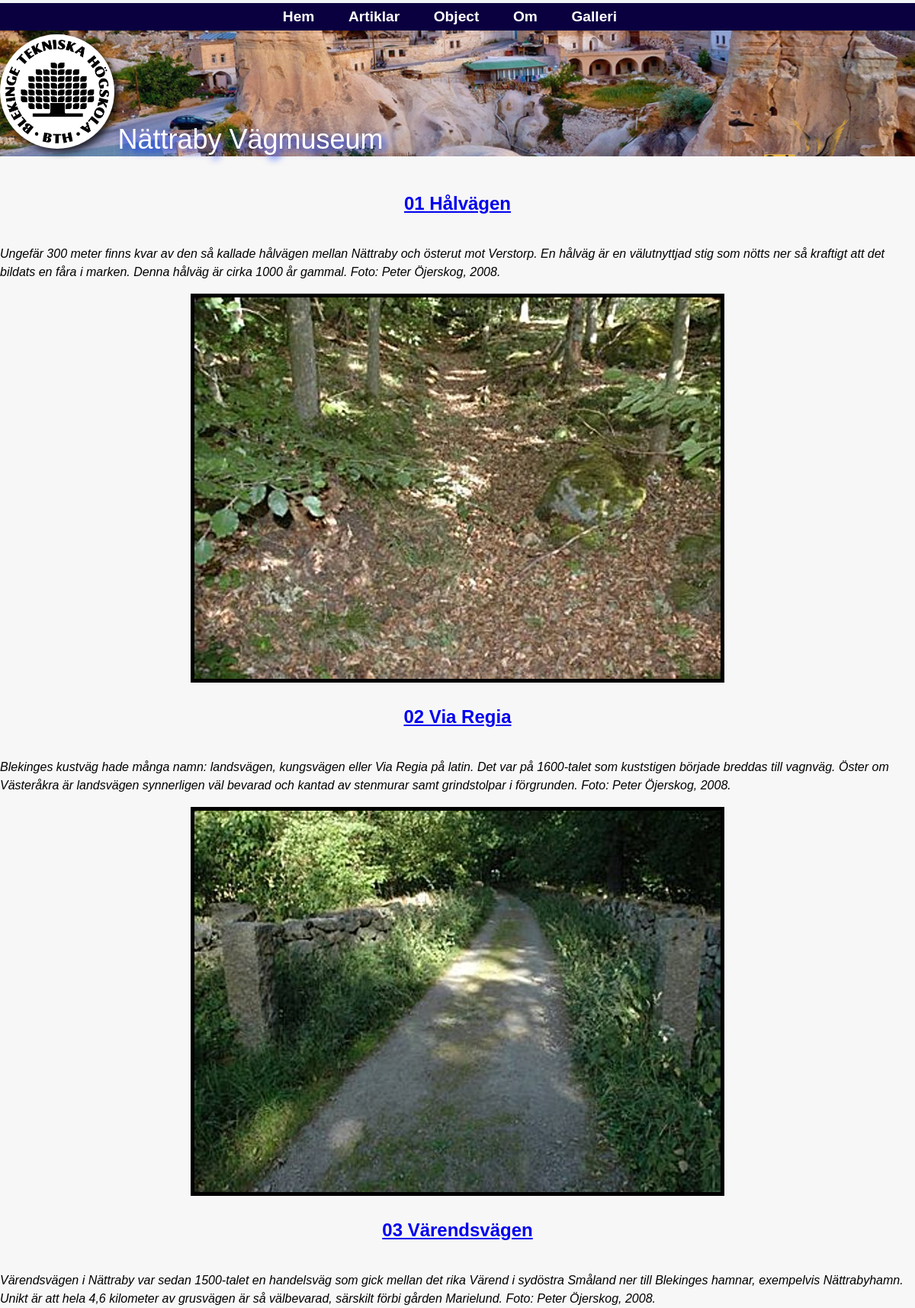
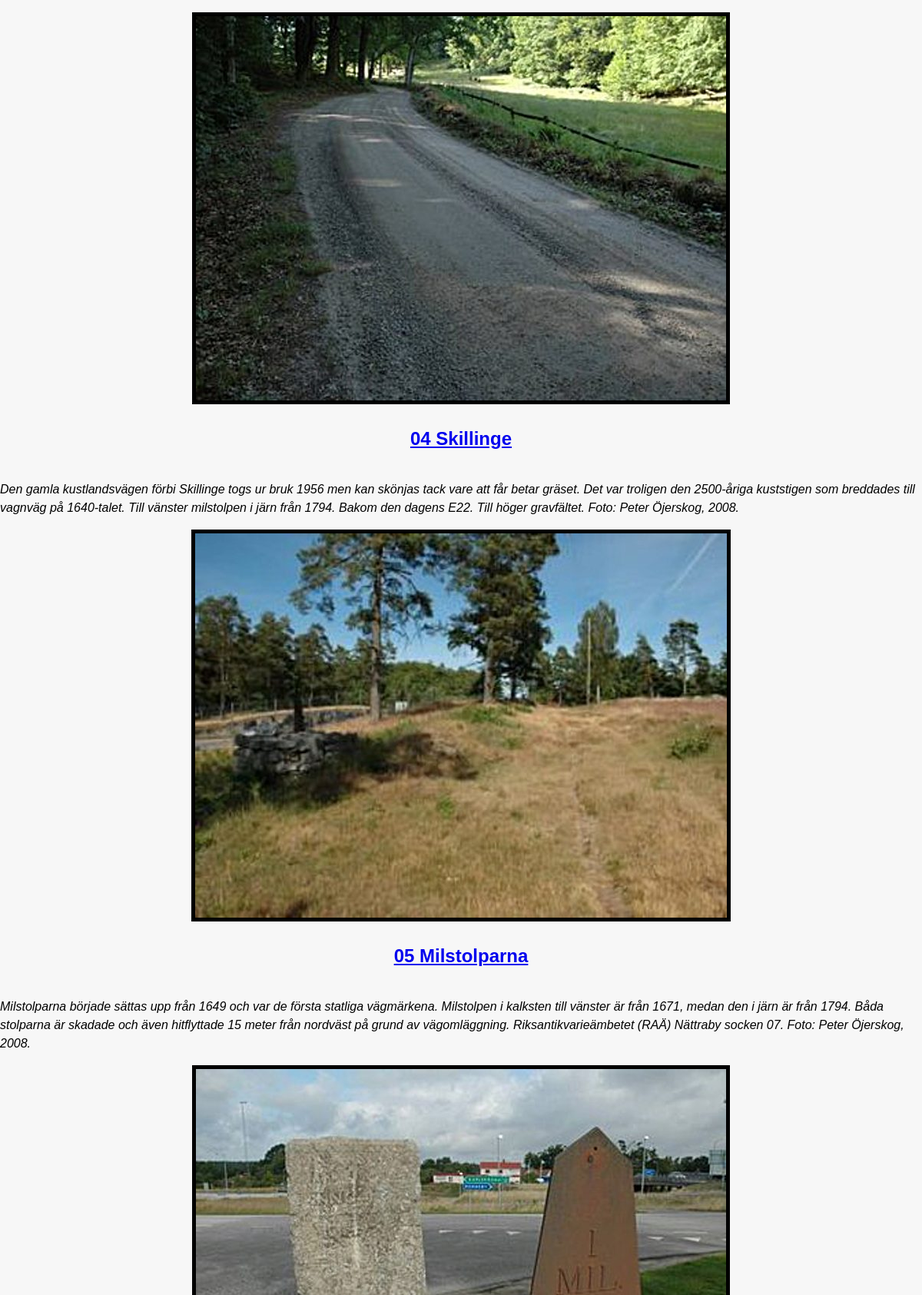
The page /public/object.php (upper part) on the database its author committed (2 pictures, top to bottom).
### tables this page shows
CREATE TABLE object(
    id INTEGER PRIMARY KEY NOT NULL,
    name TEXT,
    title TEXT,
    data TEXT,
    author TEXT,
    gps TEXT,
    mapImage TEXT,
    image1 TEXT,
    image1Alt TEXT,
    image1Text,
    TEXT,
    image2 TEXT,
    image2Alt TEXT,
    image2Text TEXT
);

### public/object.php (the view, shortened to what this page needs)
<?php
include('../view/header.php');
?><br>
<?php
    $fileName="../pdo/db/nvm.sqlite";
    $dsn="sqlite:$fileName";
    $db = connectToDatabase($dsn);
    $sql = "SELECT id, title, image1, image1Text FROM object";
    $stmt = $db->prepare($sql);
    $stmt->execute();
    $res = $stmt->fetchAll();
?>
<div class="column-container">
    <?php
        foreach ($res as $photo) {
            echo "<a href='object2.php?id={$photo['id']}'>";
            echo "<h2>{$photo['title']}</h2>";
            echo "</a>";
            echo "<p><em>{$photo['image1Text']}</em></p>";
            echo "<a href='../public/img/orig/{$photo['image1']}' target='_blank'>";
            echo "<img src='../public/img/orig/{$photo['image1']}' alt='{$photo['title']}'>";
            echo "</a>";
        }
    ?>
</div>

### view/header.php (shortened to what this page needs)
<!DOCTYPE html>
<html lang="sv">
    <head>
        <link rel="stylesheet" href="css/style.css">
    </head>
<body>
<nav class ="navbar">
    <ul>
        <li><a href="home.php">Hem</a></li>
        <li><a href="articles.php">Artiklar</a></li>
        <li><a href="object.php">Object</a></li>
        <li><a href="about.php">Om</a></li>
        <li><a href="galleri.php">Galleri</a></li>
    </ul>
</nav>
<header class="header">
    <img class="logo" src="img/orig/logo1.png" alt ="my logo">
    <span class="title">Nättraby Vägmuseum</span>
</header>

### public/css/init.css (style rules this page uses)
html { box-sizing: border-box; font-size: 16px; max-width: 100%; height: auto; }
*, *:before, *:after { box-sizing: inherit; }
body { margin: 0; font-family: Arial, sans-serif; line-height: 1.5; background-color: #f0f0f0; overflow-x: hidden; }

### public/css/header.css (style rules this page uses)
:root { --light-color: #CFC; --medium-color: rgba(255, 255, 255, 0.805); --dark-color: rgb(255, 255, 255); --my-color:#37ebff; }
.header { background-color: var(--dark-color); border-bottom: 4px solid var(--dark-color); position: relative; }
.header .logo { max-width: 90%; margin: auto; position: relative; top: 5px; left: 0px; }
.header .title { color: var(--dark-color); font-size: 36px; text-shadow: 2px 2px 2px var(--medium-color); max-width: 90%; max-width: 90%; margin: auto; position: relative; top: 5px; left: 0px; }
.header { background-color: var(--my-color); border-bottom: 4px solid var(--bright-color); position: relative; background-image: url("../img/mo.png"); background-repeat: no-repeat; background-position: center; background-size: cover; }
.header .title, .header .subtitle { text-shadow: 4px 4px rgb(0, 0, 0); border-radius: 50%; text-shadow: 5px 5px 10px rgba(0, 50, 4000, 5000); }
.header .logo { width: 150px; height: 150px; background-color: #ffffff; border-radius: 50%; box-shadow: 5px 5px 10px rgba(0, 0, 0, 0.75); }

### public/css/footer.css (style rules this page uses)
html { background-color: #0a0040; }

### public/css/navbar.css (style rules this page uses)
.navbar { background-color: #0a0040; border-top: 4px solid #f2f6f7; text-align: center; font-size: 1.2em; }
.navbar a { display: inline-block; padding: 0.2em 0.5em; color: #FFFFFF; text-decoration: none; }
.navbar ul { list-style-type: none; margin: 0; padding: 0; }
.navbar li { display: inline; }

### public/css/main.css (style rules this page uses)
body { background-color: #ffffff; }

### public/css/object.css (style rules this page uses)
.column-container { display: flex; flex-direction: column; align-items: center; }
.column-container img { max-width: 100%; margin: auto; border: 5px solid #000000; align-items: center; justify-content: center; }

### public/css/home.css (style rules this page uses)
body { font-family: Arial, sans-serif; background-color: #f7f7f7; }
nav ul { list-style: none; text-align: center; }
nav li { display: inline; margin-right: 20px; }
nav a { text-decoration: none; color: #2a2a2a; font-weight: bold; }
.featured-exhibits, h2 { display: flex; justify-content: space-around; }

### rows shown on the page
object: title "01 Hålvägen", image1Text "Ungefär 300 meter finns kvar av den så kallade hålvägen mellan Nättraby och österut mot Verstorp. En hålväg är en välutnyttjad stig som nötts ner så kraftigt att det bildats en fåra i marken. Denna hålväg är cirka 1000 år gammal. Foto: Peter Öjerskog, 2008.", image1 (picture)
object: title "02 Via Regia", image1Text "Blekinges kustväg hade många namn: landsvägen, kungsvägen eller Via Regia på latin. Det var på 1600-talet som kuststigen började breddas till vagnväg. Öster om Västeråkra är landsvägen synnerligen väl bevarad och kantad av stenmurar samt grindstolpar i förgrunden. Foto: Peter Öjerskog, 2008.", image1 (picture)
object: title "03 Värendsvägen", image1Text "Värendsvägen i Nättraby var sedan 1500-talet en handelsväg som gick mellan det rika Värend i sydöstra Småland ner till Blekinges hamnar, exempelvis Nättrabyhamn. Unikt är att hela 4,6 kilometer av grusvägen är så välbevarad, särskilt förbi gården Marielund. Foto: Peter Öjerskog, 2008.", image1 (picture)
object: title "04 Skillinge", image1Text "Den gamla kustlandsvägen förbi Skillinge togs ur bruk 1956 men kan skönjas tack vare att får betar gräset. Det var troligen den 2500-åriga kuststigen som breddades till vagnväg på 1640-talet. Till vänster milstolpen i järn från 1794. Bakom den dagens E22. Till höger gravfältet. Foto: Peter Öjerskog, 2008.", image1 (picture)
object: title "05 Milstolparna", image1Text "Milstolparna började sättas upp från 1649 och var de första statliga vägmärkena. Milstolpen i kalksten till vänster är från 1671, medan den i järn är från 1794. Båda stolparna är skadade och även hitflyttade 15 meter från nordväst på grund av vägomläggning. Riksantikvarieämbetet (RAÄ) Nättraby socken 07. Foto: Peter Öjerskog, 2008.", image1 (picture)
